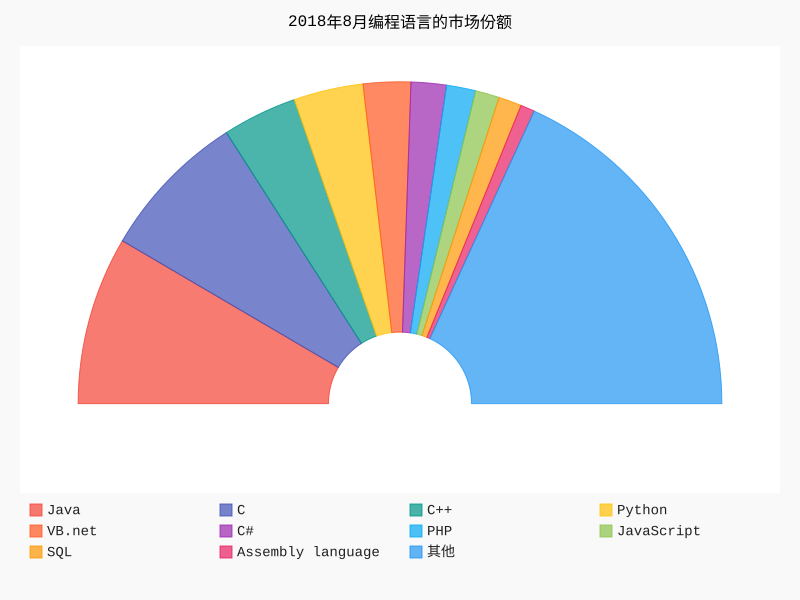

Write the Python code that produced this figure.
import pygal
# 2018年8月编程语言的市场份额
data = {'Java': 0.16881, 'C': 0.14996, 'C++': 0.07471, 'Python': 0.06992,
        'VB.net': 0.04762, 'C#': 0.03541, 'PHP': 0.02925, 'JavaScript': 0.02411,
        'SQL': 0.02316, 'Assembly language': 0.01409, '其他': 0.36326}

# pygal.Pie代表饼图
graph = pygal.Pie()
for k in data.keys():
    graph.add(k, data[k])
graph.title = '2018年8月编程语言的市场份额'
graph.legend_at_bottom = True

# 空心饼图
graph.inner_radius = 0.2
# 半圆饼图
graph.half_pie = True

graph.render_to_file("Chapter_9/9-4/9-4_3.svg")
